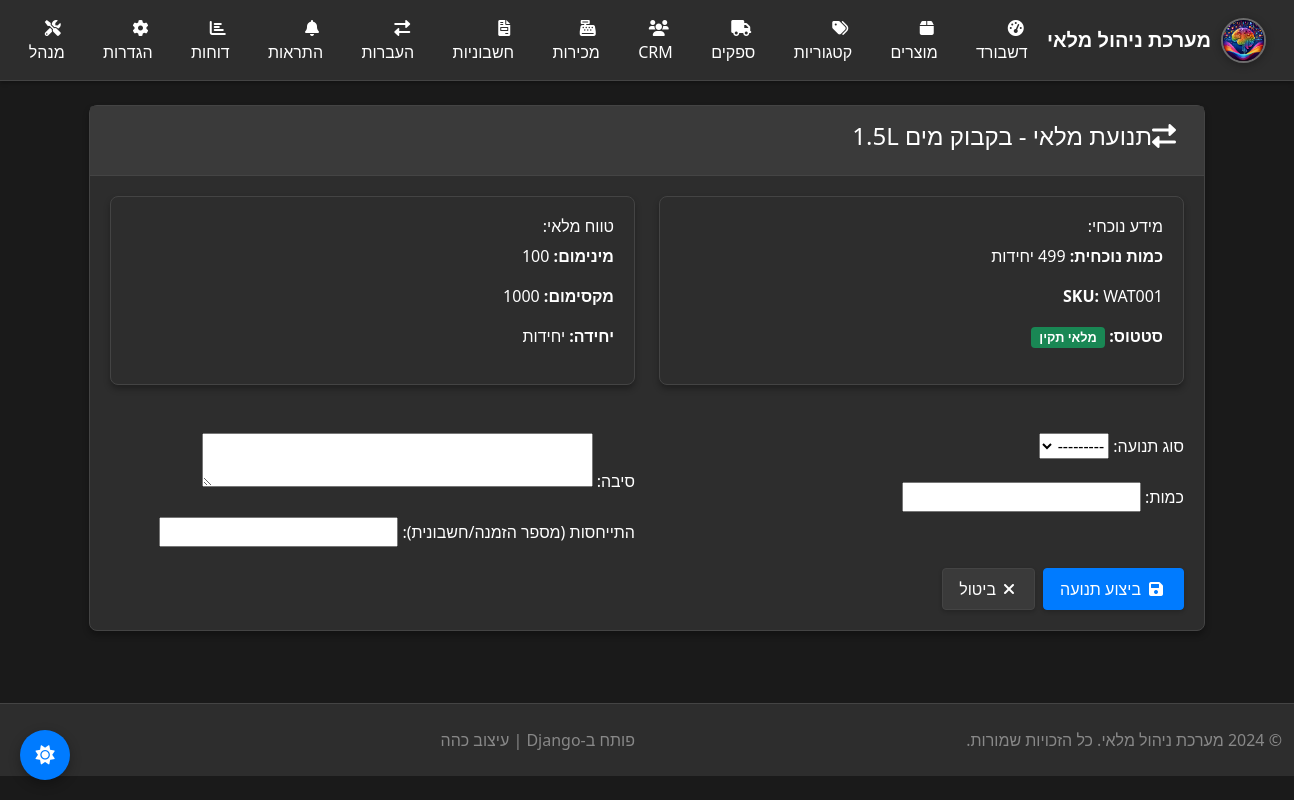
The app's page /products/5/movement/ with its own data.
### inventory/models.py (models this page shows, shortened)
class Product(models.Model):
    UNIT_CHOICES = [
        ('pcs', 'יחידות'),
        ('kg', 'קילוגרם'),
        ('g', 'גרם'),
        ('l', 'ליטר'),
        ('ml', 'מיליליטר'),
        ('m', 'מטר'),
        ('cm', 'סנטימטר'),
        ('box', 'קופסה'),
        ('pack', 'חבילה'),
    ]
    STATUS_CHOICES = [
        ('active', 'פעיל'),
        ('inactive', 'לא פעיל'),
        ('discontinued', 'הופסק'),
    ]
    sku = models.CharField(max_length=50, unique=True, blank=True, null=True)
    name = models.CharField(max_length=200)
    description = models.TextField(blank=True)
    category = models.ForeignKey(Category, on_delete=models.SET_NULL, null=True, blank=True)
    supplier = models.ForeignKey(Supplier, on_delete=models.SET_NULL, null=True, blank=True)
    location = models.ForeignKey(Location, on_delete=models.SET_NULL, null=True, blank=True, help_text="מיקום ברירת מחדל")
    quantity = models.IntegerField(default=0, validators=[MinValueValidator(0)], help_text="סה\"כ מלאי בכל המיקומים")
    min_quantity = models.IntegerField(default=5, validators=[MinValueValidator(0)])
    max_quantity = models.IntegerField(default=1000, validators=[MinValueValidator(0)])
    unit = models.CharField(max_length=10, choices=UNIT_CHOICES, default='pcs')
    cost_price = models.DecimalField(max_digits=10, decimal_places=2, default=0, null=True, blank=True)
    selling_price = models.DecimalField(max_digits=10, decimal_places=2, default=0, null=True, blank=True)
    margin_percentage = models.DecimalField(max_digits=5, decimal_places=2, default=0)
    barcode = models.CharField(max_length=50, blank=True, unique=True)
    barcode_image = models.ImageField(upload_to='barcodes/', blank=True, null=True)
    product_image = models.ImageField(upload_to='products/', blank=True, null=True)
    status = models.CharField(max_length=20, choices=STATUS_CHOICES, default='active')
    created_at = models.DateTimeField(auto_now_add=True)
    updated_at = models.DateTimeField(auto_now=True)
    created_by = models.ForeignKey(User, on_delete=models.SET_NULL, null=True)
    weight = models.DecimalField(max_digits=8, decimal_places=2, null=True, blank=True)
    dimensions = models.CharField(max_length=100, blank=True)  # LxWxH
    notes = models.TextField(blank=True)
    class Meta:
        ordering = ['name']
        indexes = [
            models.Index(fields=['sku']),
            models.Index(fields=['barcode']),
            models.Index(fields=['category']),
            models.Index(fields=['supplier']),
        ]
    @property
    def is_low_stock(self):
        return self.quantity <= self.min_quantity
    @property
    def is_out_of_stock(self):
        return self.quantity <= 0

### inventory/views.py (the view)
# urls.py: path('products/<int:pk>/movement/', views.stock_movement, name='stock_movement'),
def stock_movement(request, pk):
    product = get_object_or_404(Product, pk=pk)
    if request.method == 'POST':
        form = StockMovementForm(request.POST, product=product)
        if form.is_valid():
            with transaction.atomic():
                movement = form.save(commit=False)
                movement.product = product
                movement.previous_quantity = product.quantity
                if movement.movement_type == 'in':
                    product.quantity += movement.quantity
                elif movement.movement_type == 'out':
                    if product.quantity >= movement.quantity:
                        product.quantity -= movement.quantity
                    else:
                        messages.error(request, 'אין מספיק מלאי!')
                        return render(request, 'inventory/stock_movement.html', {'form': form, 'product': product})
                elif movement.movement_type == 'adjustment':
                    product.quantity = movement.quantity
                movement.new_quantity = product.quantity
                product.save()
                movement.save()
                create_stock_alerts(product)
                messages.success(request, 'תנועת המלאי בוצעה בהצלחה!')
                return redirect('product_detail', pk=product.pk)
    else:
        form = StockMovementForm(product=product)
    return render(request, 'inventory/stock_movement.html', {'form': form, 'product': product})

### inventory/forms.py
class StockMovementForm(forms.ModelForm):
    class Meta:
        model = StockMovement
        fields = ['movement_type', 'quantity', 'reason', 'reference']
        widgets = {
            'reason': forms.Textarea(attrs={'rows': 2}),
        }
    def __init__(self, *args, **kwargs):
        self.product = kwargs.pop('product', None)
        super().__init__(*args, **kwargs)
        if self.product:
            self.fields['quantity'].widget.attrs.update({
                'max': self.product.quantity if self.instance.movement_type == 'out' else 9999
            })

### inventory/templates/inventory/stock_movement.html (shortened to what this page needs)
{%extends 'inventory/base.html' %}
{% block content %}
<div class="container mt-4">
        <div class="row">
            <div class="col-12">
                <div class="card">
                    <div class="card-header">
                        <h4><i class="fas fa-exchange-alt me-2"></i>תנועת מלאי - {{ product.name }}</h4>
                    </div>
                    <div class="card-body">
                        <div class="row mb-4">
                            <div class="col-md-6">
                                <div class="card bg-light">
                                    <div class="card-body">
                                        <h6>מידע נוכחי:</h6>
                                        <p><strong>כמות נוכחית:</strong> {{ product.quantity }} {{ product.get_unit_display }}</p>
                                        <p><strong>SKU:</strong> {{ product.sku }}</p>
                                        <p><strong>סטטוס:</strong>
                                            <span class="badge bg-{% if product.is_out_of_stock %}danger{% elif product.is_low_stock %}warning{% else %}success{% endif %}">
                                                {% if product.is_out_of_stock %}אזל מהמלאי{% elif product.is_low_stock %}מלאי נמוך{% else %}מלאי תקין{% endif %}
                                            </span>
                                        </p>
                                    </div>
                                </div>
                            </div>
                            <div class="col-md-6">
                                <div class="card bg-light">
                                    <div class="card-body">
                                        <h6>טווח מלאי:</h6>
                                        <p><strong>מינימום:</strong> {{ product.min_quantity }}</p>
                                        <p><strong>מקסימום:</strong> {{ product.max_quantity }}</p>
                                        <p><strong>יחידה:</strong> {{ product.get_unit_display }}</p>
                                    </div>
                                </div>
                            </div>
                        </div>
                        <form method="post">
                            <div class="row">
                                <div class="col-md-6">
                                    <div class="mb-3">
                                        <label for="{{ form.movement_type.id_for_label }}" class="form-label">סוג תנועה:</label>
                                        {{ form.movement_type }}
                                    </div>
                                    <div class="mb-3">
                                        <label for="{{ form.quantity.id_for_label }}" class="form-label">כמות:</label>
                                        {{ form.quantity }}
                                    </div>
                                </div>
                                <div class="col-md-6">
                                    <div class="mb-3">
                                        <label for="{{ form.reason.id_for_label }}" class="form-label">סיבה:</label>
                                        {{ form.reason }}
                                    </div>
                                    <div class="mb-3">
                                        <label for="{{ form.reference.id_for_label }}" class="form-label">התייחסות (מספר הזמנה/חשבונית):</label>
                                        {{ form.reference }}
                                    </div>
                                </div>
                            </div>
                            <div class="d-flex gap-2">
                                <button type="submit" class="btn btn-primary">
                                    <i class="fas fa-save me-1"></i>ביצוע תנועה
                                </button>
                                <a href="{% url 'product_detail' product.pk %}" class="btn btn-secondary">
                                    <i class="fas fa-times me-1"></i>ביטול
                                </a>
                            </div>
                        </form>
                    </div>
                </div>
            </div>
        </div>
    </div>
{% endblock %}

### inventory/static/inventory/css/dark-theme.css (style rules this page uses)
:root { --bg-primary: #1a1a1a; --bg-secondary: #2d2d2d; --bg-tertiary: #3a3a3a; --text-primary: #ffffff; --text-secondary: #b0b0b0; --text-muted: #888888; --border-color: #444444; --accent-color: #007bff; --accent-hover: #0056b3; --success-color: #28a745; --warning-color: #ffc107; --danger-color: #dc3545; --info-color: #17a2b8; }
body { background-color: var(--bg-primary) !important; color: var(--text-primary) !important; font-family: 'Segoe UI', Tahoma, Geneva, Verdana, sans-serif; }
.card { background-color: var(--bg-secondary) !important; border: 1px solid var(--border-color) !important; color: var(--text-primary) !important; box-shadow: 0 4px 6px rgba(0,0,0,0.3) !important; border-radius: 8px !important; margin-bottom: 1.5rem !important; }
.card-header { background-color: var(--bg-tertiary) !important; border-bottom: 1px solid var(--border-color) !important; color: var(--text-primary) !important; font-weight: 600 !important; padding: 1rem 1.25rem !important; }
.card-body { padding: 1.25rem !important; }
.form-label { color: var(--text-primary) !important; font-weight: 500 !important; margin-bottom: 0.5rem !important; }
.btn { font-weight: 500 !important; border-radius: 4px !important; padding: 0.5rem 1rem !important; transition: all 0.3s ease !important; box-shadow: 0 2px 4px rgba(0,0,0,0.2) !important; border-width: 1px !important; }
.btn i { margin-left: 0.5rem !important; }
.btn-primary { background-color: var(--accent-color) !important; border-color: var(--accent-color) !important; color: #ffffff !important; }
.btn-secondary { background-color: var(--bg-tertiary) !important; border-color: var(--border-color) !important; color: var(--text-primary) !important; }
.badge { font-weight: 600 !important; }
.badge.bg-success, .badge.bg-primary, .badge.bg-danger, .badge.bg-warning, .badge.bg-info { color: #ffffff !important; }
a { color: var(--accent-color) !important; }
.bg-light { background-color: var(--bg-secondary) !important; }

### inventory/templates/inventory/base.html (style rules this page uses)
html, body { background-color: #1a1a1a !important; color: #ffffff !important; }
.badge { font-size: 0.8em; }
.card { box-shadow: 0 4px 6px rgba(0,0,0,0.3); }
.btn { box-shadow: 0 2px 4px rgba(0,0,0,0.2); }

### records on screen
Product: name "בקבוק מים 1.5L", quantity "499", unit "יחידות", sku "WAT001", min_quantity "100", max_quantity "1000"
